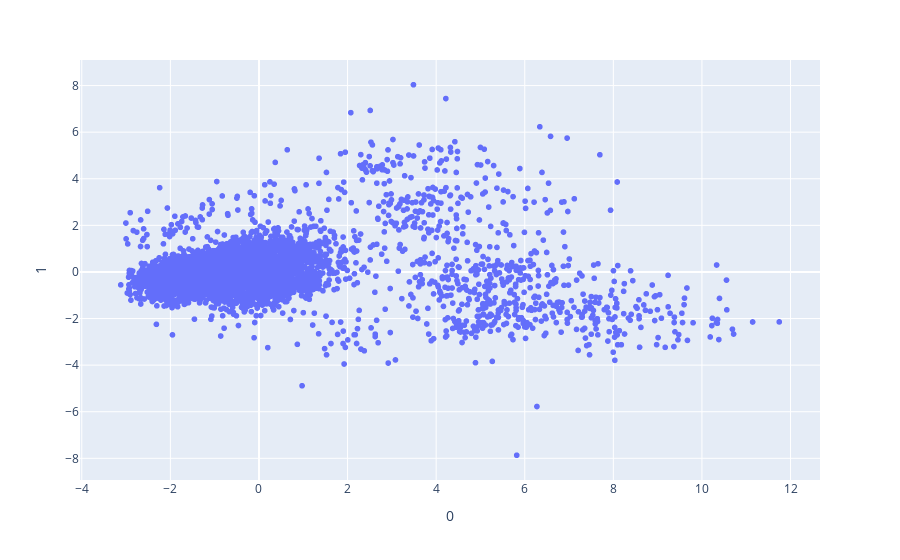

Notebook source saved alongside this figure:
### Code cell
import plotly.express as px
num_data = data_test[num_cols].copy()
num_data = num_data.fillna(num_data.median())
num_data = scaler.fit_transform(num_data)

# labels = y_train.astype(str).values
pca = PCA(random_state=0)
num_data_pca = pd.DataFrame(pca.fit_transform(num_data))

fig = px.scatter(num_data_pca,x=0, y=1,color=None)


fig.update_traces(marker=dict(size=6,
                              ))
fig.show()


# fig =px.scatter_3d(num_data_pca, x=0, y=1, z=2,
#               color=None)
# fig.update_traces(marker=dict(size=5,
#                               line=dict(width=2,
#                                         color='DarkSlateGrey')),
#                   selector=dict(mode='markers'))
# fig.show()

### Figure 1 — Plotly figure (JSON) as saved in the notebook; plotly's stock layout.template omitted (floating-point values rounded to 4 significant figures; data arrays with more than 128 entries replaced by an {"elided": "..."} marker saying what was removed)
{"data": [{"hovertemplate": "0=%{x}<br>1=%{y}<extra></extra>", "legendgroup": "", "marker": {"color": "#636efa", "size": 6, "symbol": "circle"}, "mode": "markers", "name": "", "showlegend": false, "type": "scattergl", "x": {"elided": "6000 float values"}, "xaxis": "x", "y": {"elided": "6000 float values"}, "yaxis": "y"}], "layout": {"legend": {"tracegroupgap": 0}, "margin": {"t": 60}, "xaxis": {"anchor": "y", "domain": [0, 1], "title": {"text": "0"}}, "yaxis": {"anchor": "x", "domain": [0, 1], "title": {"text": "1"}}}}
